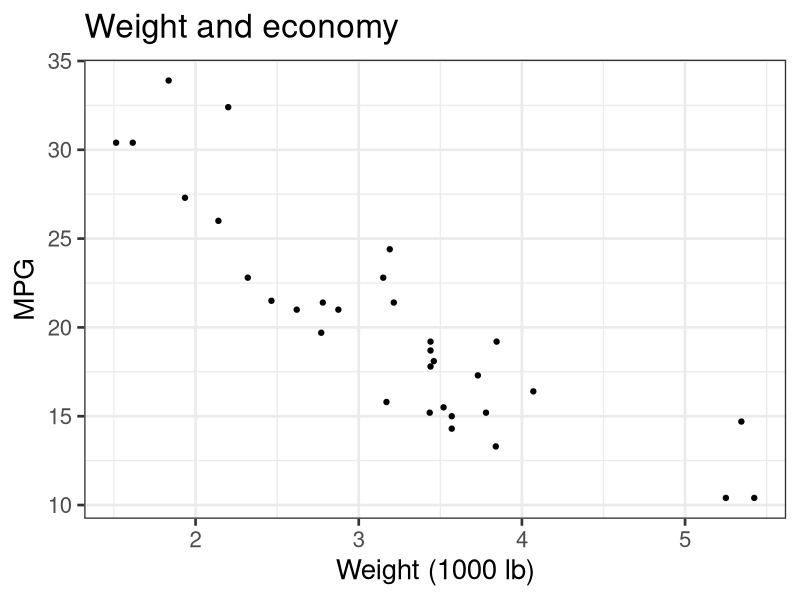

This figure's R source:
library(ggplot2)

theme_big <- theme_bw(base_size = 20)
p <- ggplot(mtcars, aes(wt, mpg)) + geom_point() +
  labs(title = "Weight and economy", x = "Weight (1000 lb)", y = "MPG") +
  theme(axis.text = element_text(size = 6)) + theme_big
ggsave("figure.png", p, width = 7, height = 5)
